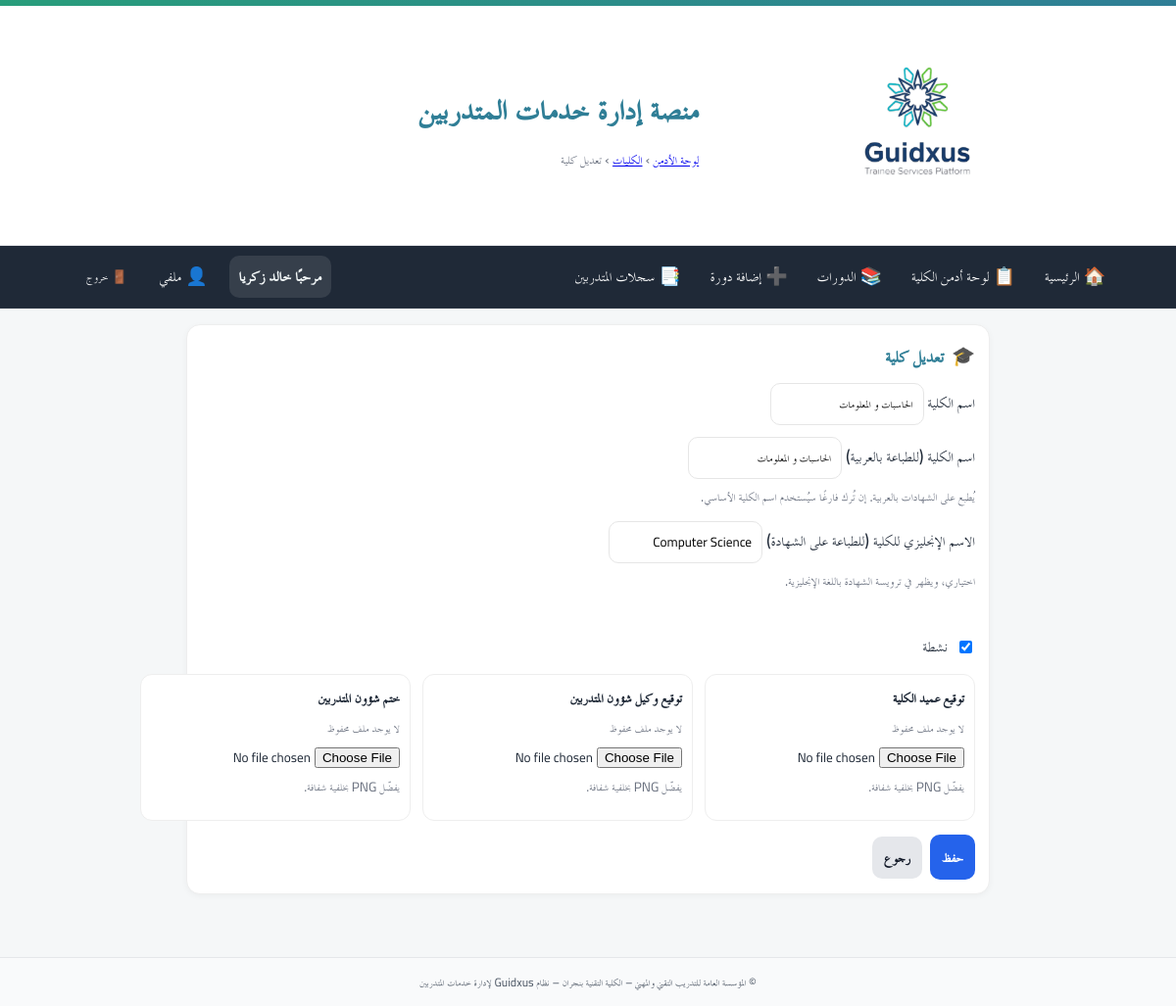
Page /admin/colleges/1/edit (signed in) on the committed database.
### app/models.py (models this page shows)
class User(Base):
    __tablename__ = "users"
    id = Column(Integer, primary_key=True, autoincrement=True)
    full_name = Column(String(255), nullable=False)
    username = Column(String(100), unique=True, nullable=False, index=True)
    password_hash = Column(String(255), nullable=False)
    is_admin = Column(Boolean, default=False, nullable=False)   # سوبر أدمن (صلاحيات كاملة)
    is_college_admin = Column(Boolean, default=False, nullable=False)  # أدمن كلية (صلاحيات في نطاق كلية واحدة)
    college_admin_college = Column(String(255), nullable=True)  # الكلية التي يديرها أدمن الكلية
    is_hod = Column(Boolean, default=False, nullable=False)      # رئيس قسم؟
    is_doc = Column(Boolean, default=False, nullable=False)      # 👈 طبيب الكلية (جديد)
    hod_college = Column(String(255), nullable=True)             # كلية رئيس القسم (إن وُجد)
    is_active = Column(Boolean, default=True, nullable=False)
    must_change_password = Column(Boolean, default=True, nullable=False)  # يجب تغيير كلمة المرور عند أول دخول
    created_at = Column(DateTime, server_default=func.now(), nullable=False)
    updated_at = Column(DateTime, onupdate=func.now())
    headed_departments = relationship(
        "Department",
        back_populates="head_user",
        foreign_keys="Department.head_user_id",
        lazy="selectin",
    )

class College(Base):
    __tablename__ = "colleges"
    id = Column(Integer, primary_key=True, index=True)
    name = Column(String(255), nullable=False)
    name_en = Column(String(255), nullable=True)                 # إنجليزي للطباعة
    name_print_ar = Column(String(255), nullable=True)           # عربي للطباعة (جديد)
    dean_name = Column(String(255), nullable=True)
    vp_students_name = Column(String(255), nullable=True)
    vp_trainers_name = Column(String(255), nullable=True)
    dean_sign_path = Column(Text, nullable=True)
    vp_students_sign_path = Column(Text, nullable=True)
    students_affairs_stamp_path = Column(Text, nullable=True)
    is_active = Column(Boolean, nullable=False, default=False)
    created_at = Column(DateTime, server_default=func.now(), nullable=False)
    updated_at = Column(DateTime, server_default=func.now(), onupdate=func.now(), nullable=False)

### app/routers/admin_colleges.py (the view)
@router.get("/{cid}/edit")
def college_edit_form(
    cid: int,
    request: Request,
    admin=Depends(require_admin),
    db: Session = Depends(get_db),
):
    item = db.get(College, cid)
    if not item:
        raise HTTPException(status_code=404, detail="الكلية غير موجودة")
    cu = get_current_user(request, db)
    if cu and cu.is_college_admin and cu.college_admin_college and normalize(item.name) != normalize(cu.college_admin_college):
        raise HTTPException(status_code=status.HTTP_403_FORBIDDEN, detail="صلاحية التعديل مقتصرة على كليتك")
    return templates.TemplateResponse(
        "admin/college_form.html",
        {"request": request, "mode": "edit", "item": item, "preset_name": "", "error": None},
    )

### app/templates/admin/college_form.html (shortened to what this page needs)
{% extends "base.html" %}
{% block breadcrumb %}
  <a href="/admin/">لوحة الأدمن</a> › <a href="/admin/colleges">الكليات</a> ›
  <span>{{ 'كلية جديدة' if mode=='create' else 'تعديل كلية' }}</span>
{% endblock %}
{% block content %}
<div class="card form-card">
  <div class="card-head">
    <div class="card-icon">🎓</div>
    <h3>{{ 'إنشاء كلية' if mode=='create' else 'تعديل كلية' }}</h3>
  </div>
  <form method="post" id="collegeForm" enctype="multipart/form-data">
    <div class="field">
      <label>اسم الكلية
        <input type="text" name="name" id="f_name" required value="{{ item.name if item else (preset_name or '') }}">
      </label>
    </div>
    <div class="field">
      <label>اسم الكلية (للطباعة بالعربية)
        <input type="text" name="name_print_ar" id="f_name_print_ar" value="{{ item.name_print_ar if item and item.name_print_ar else '' }}" placeholder="مثال: الكلية التقنية بنجران">
      </label>
      <div class="hint">يُطبع على الشهادات بالعربية. إن تُرك فارغًا سيُستخدم اسم الكلية الأساسي.</div>
    </div>
    <div class="field">
      <label>الاسم الإنجليزي للكلية (للطباعة على الشهادة)
        <input type="text" name="name_en" id="f_name_en" value="{{ item.name_en if item and item.name_en else '' }}" placeholder="مثال: Technical College in Najran">
      </label>
      <div class="hint">اختياري، ويظهر في ترويسة الشهادة باللغة الإنجليزية.</div>
    </div>
    <div class="row">
      <div class="field">
        <label class="actions" style="margin-top:28px;">
          <input type="checkbox" name="is_active" id="f_active" {% if item and item.is_active %}checked{% endif %}>
          <span>نشطة</span>
        </label>
      </div>
    </div>
    <div class="uploads-grid">
      <div class="box">
        <h4>توقيع عميد الكلية</h4>
        {% if item and item.dean_sign_path %}
          <img class="thumb" src="{{ item.dean_sign_path }}" alt="Dean Signature">
        {% else %}
          <div class="upload-note">لا يوجد ملف محفوظ</div>
        {% endif %}
        <div class="field" style="margin-top:6px;">
          <input type="file" name="dean_sign" accept=".png,.jpg,.jpeg,.webp">
          <div class="upload-note">يفضّل PNG بخلفية شفافة.</div>
        </div>
      </div>
      <div class="box">
        <h4>توقيع وكيل شؤون المتدربين</h4>
        {% if item and item.vp_students_sign_path %}
          <img class="thumb" src="{{ item.vp_students_sign_path }}" alt="VP Students Signature">
        {% else %}
          <div class="upload-note">لا يوجد ملف محفوظ</div>
        {% endif %}
        <div class="field" style="margin-top:6px;">
          <input type="file" name="vp_students_sign" accept=".png,.jpg,.jpeg,.webp">
          <div class="upload-note">يفضّل PNG بخلفية شفافة.</div>
        </div>
      </div>
      <div class="box">
        <h4>ختم شؤون المتدربين</h4>
        {% if item and item.students_affairs_stamp_path %}
          <img class="thumb" src="{{ item.students_affairs_stamp_path }}" alt="Students Affairs Stamp">
        {% else %}
          <div class="upload-note">لا يوجد ملف محفوظ</div>
        {% endif %}
        <div class="field" style="margin-top:6px;">
          <input type="file" name="students_affairs_stamp" accept=".png,.jpg,.jpeg,.webp">
          <div class="upload-note">يفضّل PNG بخلفية شفافة.</div>
        </div>
      </div>
    </div>
    <div class="actions" style="margin-top:14px;">
      <button class="btn btn-primary" type="submit">حفظ</button>
      <a class="btn btn-secondary" href="/admin/colleges">رجوع</a>
    </div>
  </form>
</div>
{% endblock %}

### app/templates/base.html (shortened to what this page needs)
<!doctype html>
<html lang="ar" dir="rtl">
<head>
  <link rel="stylesheet" href="/static/css/app.css">
  <link rel="stylesheet" href="/static/css/custom.css">
</head>
<body>
  <header class="site-header">
    <div class="topband"></div>
    <div class="container header-inner">
      {% if ui_logo_url %}
        <img src="{{ ui_logo_url }}" alt="{{ app_name or 'Logo' }}" class="logo">
      {% else %}
        <img src="/static/images/logo.jpg" alt="{{ app_name or 'Logo' }}" class="logo">
      {% endif %}
      <div class="titles">
        <h1 class="site-title">{{ app_name or "منصة إدارة خدمات المتدربين" }}</h1>
        <div class="breadcrumb">{% block breadcrumb %}{% endblock %}</div>
      </div>
    </div>
  </header>
  <nav class="main-nav">
    <div class="nav-inner">
      <a href="/">🏠 الرئيسية</a>
      {% set cu = request.session.get('user') %}
      {% set display_name = (cu.get('full_name') if cu and cu.get('full_name') else (cu.get('username') if cu and cu.get('username') else 'مستخدم')) %}
      {% if cu %}
        {% if cu.get('is_college_admin') %}
          <a href="/admin/">📋 لوحة أدمن الكلية</a>
          <a href="/hod/courses">📚 الدورات</a>
          <a href="/hod/courses/new">➕ إضافة دورة</a>
          <a href="/hod/skills-record">📑 سجلات المتدربين</a>
        {% endif %}
        <div class="navbar-right">
          <span class="greeting">مرحبًا {{ display_name }}</span>
          <a href="/profile/" class="btn-link" title="ملفي الشخصي">👤 ملفي</a>
          <form method="post" action="/auth/logout" style="margin:0;">
            <button class="btn-link btn-logout" title="تسجيل الخروج">🚪 خروج</button>
          </form>
        </div>
      {% else %}
        <div class="nav-spacer"></div>
        <a href="/auth/login">🔐 تسجيل الدخول</a>
      {% endif %}
    </div>
  </nav>
  <main class="container">
    {% block content %}{% endblock %}
  </main>
  <footer class="site-footer">
    <div class="container">
      <small>
        {{ ui_footer or "© المؤسسة العامة للتدريب التقني والمهني – الكلية التقنية بنجران – نظام Guidxus لإدارة خدمات المتدربين" }}
      </small>
    </div>
  </footer>
</body>
</html>

### app/static/css/app.css (style rules this page uses)
:root { --tvtc-green-1:#7EC6A4; --tvtc-green-2:#289D7B; --tvtc-blue-1:#6BB6C8; --tvtc-blue-2:#2F7E96; --tvtc-gray-1:#F5F7F8; --tvtc-gray-2:#E5E7EA; --tvtc-gray-3:#6B7280; --tvtc-black:#1F2937; --tvtc-ivory:#FAFAF7; }
* { box-sizing:border-box; font-family:"Cairo","TraditionalArabicCustom","MajallaCustom","Noto Kufi Arabic","Segoe UI",Arial,sans-serif; }
body { margin:0; background:linear-gradient(180deg,var(--tvtc-ivory),#fff 220px,var(--tvtc-gray-1) 221px); color:var(--tvtc-black); font-size:18px; line-height:1.7; }
.container { max-width:1100px; margin-inline:auto; padding:16px; }
.site-header { background:#fff; border-bottom:1px solid var(--tvtc-gray-2); }
.header-inner { display:flex; align-items:center; gap:16px; padding-block:12px; }
.logo { height:56px; width:auto; filter: drop-shadow(0 1px 0 rgba(0,0,0,.05)); }
.site-title { margin:0; color:var(--tvtc-blue-2); font-weight:700; letter-spacing:.3px; }
.breadcrumb { color:var(--tvtc-gray-3); font-size:.9rem; }
.topband { height:6px; background:linear-gradient(90deg,var(--tvtc-green-2),var(--tvtc-blue-2)); }
.site-footer { margin-top:40px; background:#fff; border-top:1px solid var(--tvtc-gray-2); padding:16px; color:var(--tvtc-gray-3); text-align:center; }
.card { background:#fff; border:1px solid var(--tvtc-gray-2); border-radius:12px; padding:16px; margin-block:12px; box-shadow:0 2px 6px rgba(0,0,0,.04); }
.card-head { display:flex; align-items:center; gap:10px; margin-bottom:8px; }
.card-head h3 { margin:0; font-weight:800; color:var(--tvtc-blue-2); }
.card-icon { font-size:1.1rem; opacity:.9; }
.actions { display:flex; gap:12px; justify-content:flex-start; margin-top:16px; }
.btn { display:inline-block; padding:12px 18px; border-radius:10px; border:1px solid transparent; text-decoration:none; font-weight:800; font-size:1rem; cursor:pointer; }
.btn-primary { background:var(--tvtc-blue-2); color:#fff; }
.btn-secondary { background:#fff; color:var(--tvtc-blue-2); border-color:var(--tvtc-blue-2); }
.main-nav { background: #1f2937; color: #fff; border-bottom: 1px solid rgba(255,255,255,.06); }
.main-nav .nav-inner { display: flex; gap: 10px; align-items: center; padding: 10px 12px; max-width: 1100px; margin: 0 auto; }
.main-nav a { color:#fff; text-decoration:none; padding:6px 10px; border-radius:8px; }
.main-nav form { margin-inline-start: auto; }
.btn-link { background: transparent; color: #fff; border: 0; cursor: pointer; padding: 6px 10px; border-radius: 8px; }

### app/static/css/custom.css (style rules this page uses)
.nav-inner a { display: inline-flex; align-items: center; gap: 6px; color: #fff; text-decoration: none; padding: 6px 10px; border-radius: 8px; }
.nav-inner .btn-link { display: inline-flex; align-items: center; gap: 6px; background: transparent; color: #fff; border: 0; cursor: pointer; padding: 6px 10px; border-radius: 8px; }
.navbar-right { display: flex; align-items: center; gap: 12px; }
.greeting { font-weight: 700; color: #f0f5f6; background: rgba(255, 255, 255, 0.10); padding: 6px 10px; border-radius: 10px; }
.btn-logout { margin-left: 40px; }
.btn-logout { margin-left: 16px; }
.card { background: #fff; border: 1px solid #eee; border-radius: 14px; padding: 14px; margin-bottom: 12px; }
.card-head { display: flex; align-items: center; gap: 8px; margin-bottom: 10px; }
.card-icon { font-size: 1.2rem; }
.actions { display: flex; gap: 8px; align-items: center; }
.btn { padding: 8px 12px; border-radius: 10px; border: 0; cursor: pointer; }
.btn-primary { background: #2563eb; color: #fff; }
.btn-secondary { background: #e5e7eb; color: #111827; }
.site-footer { background: #f9fafb; padding: 12px 0; text-align: center; font-size: .9rem; color: #4b5563; }

### app/templates/admin/college_form.html (style rules this page uses)
.form-card { max-width: 820px; margin: 0 auto; }
.field { display:flex; flex-direction:column; gap:6px; margin-bottom:12px; }
.field input[type="text"] { padding:8px 10px; border:1px solid #e6e6e6; border-radius:10px; }
.row { display:grid; grid-template-columns: 1fr 1fr; gap:12px; }
.hint { color:#6b7280; font-size:.9rem; }
.upload-note { font-size:.85rem; color:#6b7280; }
.uploads-grid { display:grid; grid-template-columns: 1fr 1fr 1fr; gap:12px; }
.box { border:1px solid #eee; border-radius:12px; padding:10px; background:#fff; }
.box h4 { margin:0 0 6px; font-size:1rem; }

### rows in the picture
User: full_name "خالد زكريا"
College: name "الحاسبات و المعلومات", name_print_ar "الحاسبات و المعلومات", name_en "Computer Science", is_active "☑"

### other values in the picture
{{ app_name or "منصة إدارة خدمات المتدربين" }} "منصة إدارة خدمات المتدربين"
{{ 'كلية جديدة' if mode=='create' else 'تعديل كلية' }} "تعديل كلية"
{{ 'إنشاء كلية' if mode=='create' else 'تعديل كلية' }} "تعديل كلية"
